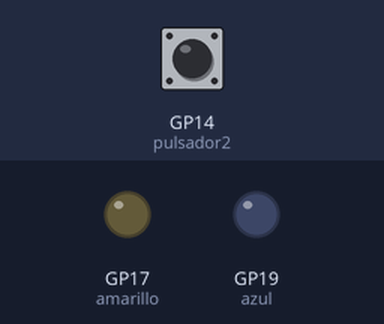
The program below on a simulated Raspberry Pi Pico running MicroPython. Parts: output pins drawn as LEDs (lit = HIGH). Dashed ring = blinking. The inputs (shaded band) are chosen by the test bench; at power-on: GP14 (pulsador2) HIGH.

Above: at 1.2 s.
1.3 s: GP14 (pulsador2) pulled LOW for 0.15 s
At 1.7 s:
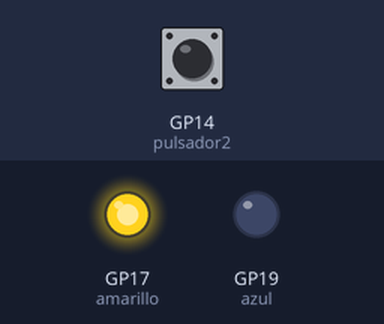
4.4 s: GP14 (pulsador2) pulled LOW for 1 s
At 6.0 s:
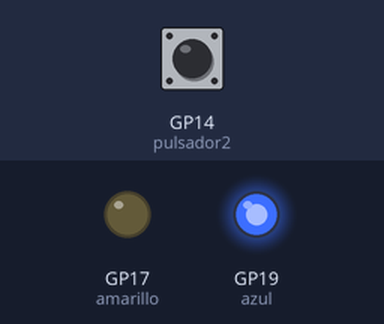
7.9 s: GP14 (pulsador2) pulled LOW for 3.2 s
At 8.7 s:
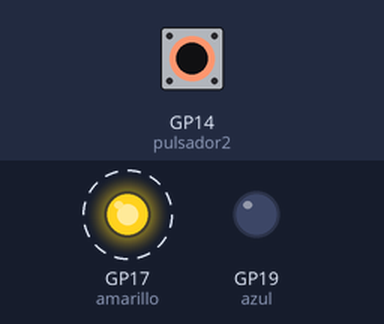
Timing chart, 0 to 13.4 s (numbered marks = the images above; inputs shaded):
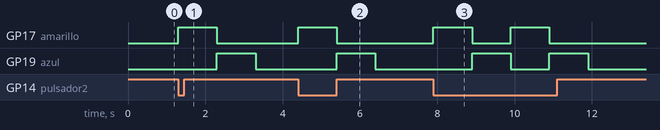

Measured:
- after the input at 1.3 s, GP17 (amarillo): LOW → HIGH at once, → LOW 1.0 s later; GP19 (azul): LOW → HIGH after 1.0 s, → LOW 1.0 s later
- after the input at 4.4 s, GP17 (amarillo): LOW → HIGH at once, → LOW 1.0 s later; GP19 (azul): LOW → HIGH after 1.0 s, → LOW 1.0 s later
- after the input at 7.9 s, GP17 (amarillo): alternates HIGH for 1.0 s and LOW for 1.0 s, 4 changes in all, then stays LOW, starting at once; GP19 (azul): alternates HIGH for 1.0 s and LOW for 1.0 s, 4 changes in all, then stays LOW, starting after 1.0 s

The program:

pulsador_pullup.py
```python
from machine import Pin
import utime
amarillo = Pin(17,Pin.OUT)
azul = Pin(19,Pin.OUT)
pulsador2 = Pin(14,Pin.IN,Pin.PULL_UP)

while True:
    if pulsador2.value() == 0:
        amarillo.on()
        azul.off()
        utime.sleep(1)
        amarillo.off()
        azul.on()
        utime.sleep(1)
    else:
        azul.off()
```
